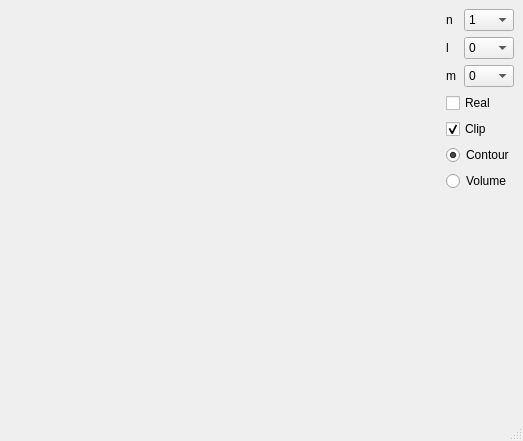
<?xml version="1.0" encoding="UTF-8"?>
<ui version="4.0">
 <class>AtomViewWindow</class>
 <widget class="QMainWindow" name="AtomViewWindow">
  <property name="geometry">
   <rect>
    <x>0</x>
    <y>0</y>
    <width>523</width>
    <height>441</height>
   </rect>
  </property>
  <property name="sizePolicy">
   <sizepolicy hsizetype="Preferred" vsizetype="Preferred">
    <horstretch>0</horstretch>
    <verstretch>0</verstretch>
   </sizepolicy>
  </property>
  <property name="windowTitle">
   <string>MainWindow</string>
  </property>
  <widget class="QWidget" name="centralwidget">
   <layout class="QHBoxLayout" name="horizontalLayout">
    <item>
     <widget class="QtInteractor" name="plotter" native="true">
      <property name="sizePolicy">
       <sizepolicy hsizetype="Expanding" vsizetype="Preferred">
        <horstretch>0</horstretch>
        <verstretch>0</verstretch>
       </sizepolicy>
      </property>
     </widget>
    </item>
    <item>
     <layout class="QVBoxLayout" name="verticalLayout_2">
      <item>
       <layout class="QHBoxLayout" name="horizontalLayout_2">
        <item>
         <widget class="QLabel" name="label">
          <property name="sizePolicy">
           <sizepolicy hsizetype="Minimum" vsizetype="Preferred">
            <horstretch>0</horstretch>
            <verstretch>0</verstretch>
           </sizepolicy>
          </property>
          <property name="text">
           <string>n</string>
          </property>
         </widget>
        </item>
        <item>
         <widget class="QComboBox" name="n_comboBox">
          <property name="sizePolicy">
           <sizepolicy hsizetype="Preferred" vsizetype="Fixed">
            <horstretch>0</horstretch>
            <verstretch>0</verstretch>
           </sizepolicy>
          </property>
          <property name="minimumSize">
           <size>
            <width>50</width>
            <height>0</height>
           </size>
          </property>
          <item>
           <property name="text">
            <string>1</string>
           </property>
          </item>
          <item>
           <property name="text">
            <string>2</string>
           </property>
          </item>
          <item>
           <property name="text">
            <string>3</string>
           </property>
          </item>
          <item>
           <property name="text">
            <string>4</string>
           </property>
          </item>
          <item>
           <property name="text">
            <string>5</string>
           </property>
          </item>
          <item>
           <property name="text">
            <string>6</string>
           </property>
          </item>
          <item>
           <property name="text">
            <string>7</string>
           </property>
          </item>
          <item>
           <property name="text">
            <string>8</string>
           </property>
          </item>
          <item>
           <property name="text">
            <string>9</string>
           </property>
          </item>
          <item>
           <property name="text">
            <string>10</string>
           </property>
          </item>
         </widget>
        </item>
       </layout>
      </item>
      <item>
       <layout class="QHBoxLayout" name="horizontalLayout_5">
        <item>
         <widget class="QLabel" name="label_3">
          <property name="text">
           <string>l</string>
          </property>
         </widget>
        </item>
        <item>
         <widget class="QComboBox" name="l_comboBox">
          <property name="minimumSize">
           <size>
            <width>50</width>
            <height>0</height>
           </size>
          </property>
          <item>
           <property name="text">
            <string>0</string>
           </property>
          </item>
         </widget>
        </item>
       </layout>
      </item>
      <item>
       <layout class="QHBoxLayout" name="horizontalLayout_3">
        <item>
         <widget class="QLabel" name="label_2">
          <property name="text">
           <string>m</string>
          </property>
         </widget>
        </item>
        <item>
         <widget class="QComboBox" name="m_comboBox">
          <property name="minimumSize">
           <size>
            <width>50</width>
            <height>0</height>
           </size>
          </property>
          <item>
           <property name="text">
            <string>0</string>
           </property>
          </item>
         </widget>
        </item>
       </layout>
      </item>
      <item>
       <widget class="QCheckBox" name="real_checkBox">
        <property name="text">
         <string>Real</string>
        </property>
       </widget>
      </item>
      <item>
       <widget class="QCheckBox" name="clip_checkBox">
        <property name="text">
         <string>Clip</string>
        </property>
        <property name="checked">
         <bool>true</bool>
        </property>
       </widget>
      </item>
      <item>
       <widget class="QRadioButton" name="contour_radioButton">
        <property name="text">
         <string>Contour</string>
        </property>
        <property name="checked">
         <bool>true</bool>
        </property>
        <attribute name="buttonGroup">
         <string notr="true">buttonGroup</string>
        </attribute>
       </widget>
      </item>
      <item>
       <widget class="QRadioButton" name="volume_radioButton">
        <property name="text">
         <string>Volume</string>
        </property>
        <property name="checked">
         <bool>false</bool>
        </property>
        <attribute name="buttonGroup">
         <string notr="true">buttonGroup</string>
        </attribute>
       </widget>
      </item>
      <item>
       <spacer name="verticalSpacer">
        <property name="orientation">
         <enum>Qt::Vertical</enum>
        </property>
        <property name="sizeHint" stdset="0">
         <size>
          <width>20</width>
          <height>40</height>
         </size>
        </property>
       </spacer>
      </item>
     </layout>
    </item>
   </layout>
  </widget>
  <widget class="QMenuBar" name="menubar">
   <property name="geometry">
    <rect>
     <x>0</x>
     <y>0</y>
     <width>523</width>
     <height>22</height>
    </rect>
   </property>
  </widget>
  <widget class="QStatusBar" name="statusbar"/>
 </widget>
 <customwidgets>
  <customwidget>
   <class>QtInteractor</class>
   <extends>QWidget</extends>
   <header location="global">pyvistaqt</header>
   <container>1</container>
  </customwidget>
 </customwidgets>
 <resources/>
 <connections/>
 <buttongroups>
  <buttongroup name="buttonGroup">
   <property name="exclusive">
    <bool>true</bool>
   </property>
  </buttongroup>
 </buttongroups>
</ui>
